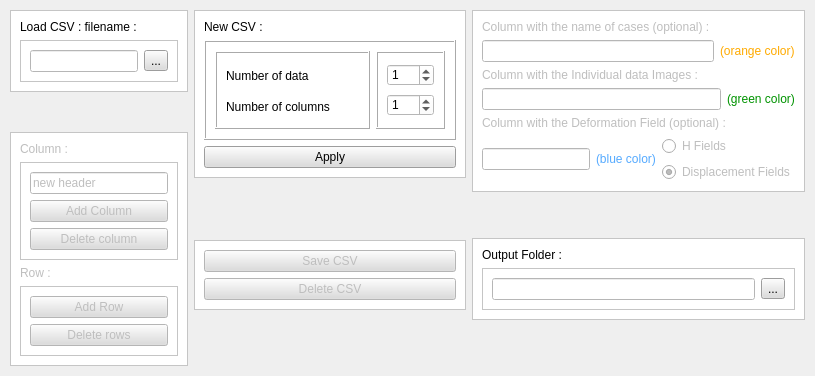
        <widget class="QWidget" name="Step1">
         <property name="enabled">
          <bool>true</bool>
         </property>
         <attribute name="title">
          <string>Data definition</string>
         </attribute>
         <layout class="QHBoxLayout" name="horizontalLayout_24">
          <property name="leftMargin">
           <number>0</number>
          </property>
          <property name="topMargin">
           <number>0</number>
          </property>
          <property name="rightMargin">
           <number>0</number>
          </property>
          <property name="bottomMargin">
           <number>0</number>
          </property>
          <item>
           <layout class="QHBoxLayout" name="horizontalLayout_12">
            <property name="leftMargin">
             <number>10</number>
            </property>
            <property name="topMargin">
             <number>10</number>
            </property>
            <property name="rightMargin">
             <number>10</number>
            </property>
            <property name="bottomMargin">
             <number>10</number>
            </property>
            <item>
             <layout class="QVBoxLayout" name="verticalLayout_7">
              <property name="spacing">
               <number>0</number>
              </property>
              <property name="leftMargin">
               <number>0</number>
              </property>
              <property name="topMargin">
               <number>0</number>
              </property>
              <property name="rightMargin">
               <number>0</number>
              </property>
              <property name="bottomMargin">
               <number>0</number>
              </property>
              <item>
               <layout class="QVBoxLayout" name="verticalLayout_14">
                <property name="spacing">
                 <number>0</number>
                </property>
                <property name="leftMargin">
                 <number>0</number>
                </property>
                <property name="topMargin">
                 <number>0</number>
                </property>
                <property name="rightMargin">
                 <number>0</number>
                </property>
                <property name="bottomMargin">
                 <number>0</number>
                </property>
                <item>
                 <widget class="QFrame" name="loadparamframe">
                  <property name="enabled">
                   <bool>true</bool>
                  </property>
                  <property name="styleSheet">
                   <string notr="true">background-color: rgb(255, 255, 255);</string>
                  </property>
                  <property name="frameShape">
                   <enum>QFrame::StyledPanel</enum>
                  </property>
                  <property name="frameShadow">
                   <enum>QFrame::Raised</enum>
                  </property>
                  <layout class="QVBoxLayout" name="verticalLayout_30">
                   <item>
                    <widget class="QLabel" name="csvfilenametitle">
                     <property name="text">
                      <string>Load CSV : filename :</string>
                     </property>
                    </widget>
                   </item>
                   <item>
                    <widget class="QFrame" name="csvframe">
                     <property name="frameShape">
                      <enum>QFrame::StyledPanel</enum>
                     </property>
                     <property name="frameShadow">
                      <enum>QFrame::Raised</enum>
                     </property>
                     <layout class="QHBoxLayout" name="horizontalLayout_13">
                      <item>
                       <widget class="QLineEdit" name="csvfilename"/>
                      </item>
                      <item>
                       <widget class="QToolButton" name="browsercsvfilename">
                        <property name="styleSheet">
                         <string notr="true">background-color: rgb(220, 220, 220);</string>
                        </property>
                        <property name="text">
                         <string>...</string>
                        </property>
                       </widget>
                      </item>
                     </layout>
                    </widget>
                   </item>
                  </layout>
                 </widget>
                </item>
               </layout>
              </item>
              <item>
               <spacer name="verticalSpacer">
                <property name="orientation">
                 <enum>Qt::Vertical</enum>
                </property>
                <property name="sizeHint" stdset="0">
                 <size>
                  <width>20</width>
                  <height>40</height>
                 </size>
                </property>
               </spacer>
              </item>
              <item>
               <widget class="QFrame" name="addCRframe">
                <property name="enabled">
                 <bool>false</bool>
                </property>
                <property name="styleSheet">
                 <string notr="true">background-color: rgb(255, 255, 255);</string>
                </property>
                <property name="frameShape">
                 <enum>QFrame::StyledPanel</enum>
                </property>
                <property name="frameShadow">
                 <enum>QFrame::Raised</enum>
                </property>
                <layout class="QVBoxLayout" name="verticalLayout_29">
                 <item>
                  <widget class="QLabel" name="Columntitle">
                   <property name="text">
                    <string>Column :</string>
                   </property>
                  </widget>
                 </item>
                 <item>
                  <widget class="QFrame" name="columnframe">
                   <property name="frameShape">
                    <enum>QFrame::StyledPanel</enum>
                   </property>
                   <property name="frameShadow">
                    <enum>QFrame::Raised</enum>
                   </property>
                   <layout class="QVBoxLayout" name="verticalLayout_23">
                    <item>
                     <widget class="QLineEdit" name="headername">
                      <property name="text">
                       <string>new header</string>
                      </property>
                     </widget>
                    </item>
                    <item>
                     <widget class="QPushButton" name="addcolumn">
                      <property name="styleSheet">
                       <string notr="true">background-color: rgb(220, 220, 220);</string>
                      </property>
                      <property name="text">
                       <string>Add Column</string>
                      </property>
                     </widget>
                    </item>
                    <item>
                     <widget class="QPushButton" name="deletecolumn">
                      <property name="styleSheet">
                       <string notr="true">background-color: rgb(220, 220, 220);</string>
                      </property>
                      <property name="text">
                       <string>Delete column</string>
                      </property>
                     </widget>
                    </item>
                   </layout>
                  </widget>
                 </item>
                 <item>
                  <widget class="QLabel" name="Rowtitle">
                   <property name="text">
                    <string>Row :</string>
                   </property>
                  </widget>
                 </item>
                 <item>
                  <widget class="QFrame" name="rowframe">
                   <property name="frameShape">
                    <enum>QFrame::StyledPanel</enum>
                   </property>
                   <property name="frameShadow">
                    <enum>QFrame::Raised</enum>
                   </property>
                   <layout class="QVBoxLayout" name="verticalLayout_28">
                    <item>
                     <widget class="QPushButton" name="addrow">
                      <property name="styleSheet">
                       <string notr="true">background-color: rgb(220, 220, 220);</string>
                      </property>
                      <property name="text">
                       <string>Add Row</string>
                      </property>
                     </widget>
                    </item>
                    <item>
                     <widget class="QPushButton" name="deleterow">
                      <property name="styleSheet">
                       <string notr="true">background-color: rgb(220, 220, 220);</string>
                      </property>
                      <property name="text">
                       <string>Delete rows</string>
                      </property>
                     </widget>
                    </item>
                   </layout>
                  </widget>
                 </item>
                </layout>
               </widget>
              </item>
             </layout>
            </item>
            <item>
             <layout class="QVBoxLayout" name="verticalLayout_16">
              <property name="topMargin">
               <number>0</number>
              </property>
              <property name="bottomMargin">
               <number>0</number>
              </property>
              <item>
               <widget class="QFrame" name="newparamframe">
                <property name="enabled">
                 <bool>true</bool>
                </property>
                <property name="styleSheet">
                 <string notr="true">background-color: rgb(255, 255, 255);</string>
                </property>
                <property name="frameShape">
                 <enum>QFrame::StyledPanel</enum>
                </property>
                <property name="frameShadow">
                 <enum>QFrame::Raised</enum>
                </property>
                <layout class="QVBoxLayout" name="verticalLayout_27">
                 <item>
                  <widget class="QLabel" name="newCsvTitle">
                   <property name="text">
                    <string>New CSV :</string>
                   </property>
                  </widget>
                 </item>
                 <item>
                  <widget class="QFrame" name="design">
                   <property name="frameShape">
                    <enum>QFrame::Box</enum>
                   </property>
                   <property name="frameShadow">
                    <enum>QFrame::Raised</enum>
                   </property>
                   <layout class="QHBoxLayout" name="horizontalLayout_20">
                    <item>
                     <widget class="QFrame" name="nameframe">
                      <property name="minimumSize">
                       <size>
                        <width>151</width>
                        <height>78</height>
                       </size>
                      </property>
                      <property name="styleSheet">
                       <string notr="true">border-color: rgb(4, 4, 4);</string>
                      </property>
                      <property name="frameShape">
                       <enum>QFrame::Box</enum>
                      </property>
                      <property name="frameShadow">
                       <enum>QFrame::Raised</enum>
                      </property>
                      <layout class="QVBoxLayout" name="verticalLayout_18">
                       <item>
                        <widget class="QLabel" name="numberdatatitle">
                         <property name="minimumSize">
                          <size>
                           <width>133</width>
                           <height>27</height>
                          </size>
                         </property>
                         <property name="styleSheet">
                          <string notr="true"/>
                         </property>
                         <property name="text">
                          <string>Number of data</string>
                         </property>
                        </widget>
                       </item>
                       <item>
                        <widget class="QLabel" name="numbercolumntitle">
                         <property name="styleSheet">
                          <string notr="true"/>
                         </property>
                         <property name="text">
                          <string>Number of columns</string>
                         </property>
                        </widget>
                       </item>
                      </layout>
                     </widget>
                    </item>
                    <item>
                     <widget class="QFrame" name="numberframe">
                      <property name="frameShape">
                       <enum>QFrame::Box</enum>
                      </property>
                      <property name="frameShadow">
                       <enum>QFrame::Raised</enum>
                      </property>
                      <layout class="QVBoxLayout" name="verticalLayout_19">
                       <item>
                        <widget class="QSpinBox" name="numberdata">
                         <property name="maximum">
                          <number>500</number>
                         </property>
                         <property name="value">
                          <number>1</number>
                         </property>
                        </widget>
                       </item>
                       <item>
                        <widget class="QSpinBox" name="numbercolumn">
                         <property name="value">
                          <number>1</number>
                         </property>
                        </widget>
                       </item>
                      </layout>
                     </widget>
                    </item>
                   </layout>
                  </widget>
                 </item>
                 <item>
                  <widget class="QPushButton" name="apply">
                   <property name="styleSheet">
                    <string notr="true">background-color: rgb(220, 220, 220);</string>
                   </property>
                   <property name="text">
                    <string>Apply</string>
                   </property>
                  </widget>
                 </item>
                </layout>
               </widget>
              </item>
              <item>
               <spacer name="verticalSpacer_2">
                <property name="orientation">
                 <enum>Qt::Vertical</enum>
                </property>
                <property name="sizeHint" stdset="0">
                 <size>
                  <width>20</width>
                  <height>40</height>
                 </size>
                </property>
               </spacer>
              </item>
              <item>
               <widget class="QFrame" name="saveframe">
                <property name="enabled">
                 <bool>false</bool>
                </property>
                <property name="styleSheet">
                 <string notr="true">background-color: rgb(255, 255, 255);</string>
                </property>
                <property name="frameShape">
                 <enum>QFrame::StyledPanel</enum>
                </property>
                <property name="frameShadow">
                 <enum>QFrame::Raised</enum>
                </property>
                <layout class="QVBoxLayout" name="verticalLayout_22">
                 <item>
                  <widget class="QPushButton" name="savecsv">
                   <property name="styleSheet">
                    <string notr="true">background-color: rgb(220, 220, 220);</string>
                   </property>
                   <property name="text">
                    <string>Save CSV</string>
                   </property>
                   <property name="autoDefault">
                    <bool>false</bool>
                   </property>
                   <property name="default">
                    <bool>false</bool>
                   </property>
                   <property name="flat">
                    <bool>false</bool>
                   </property>
                  </widget>
                 </item>
                 <item>
                  <widget class="QPushButton" name="deletecsv">
                   <property name="styleSheet">
                    <string notr="true">background-color: rgb(220, 220, 220);</string>
                   </property>
                   <property name="text">
                    <string>Delete CSV</string>
                   </property>
                  </widget>
                 </item>
                </layout>
               </widget>
              </item>
              <item>
               <spacer name="verticalSpacer_5">
                <property name="orientation">
                 <enum>Qt::Vertical</enum>
                </property>
                <property name="sizeHint" stdset="0">
                 <size>
                  <width>20</width>
                  <height>40</height>
                 </size>
                </property>
               </spacer>
              </item>
             </layout>
            </item>
            <item>
             <layout class="QVBoxLayout" name="verticalLayout_17">
              <property name="spacing">
               <number>0</number>
              </property>
              <property name="topMargin">
               <number>0</number>
              </property>
              <property name="bottomMargin">
               <number>0</number>
              </property>
              <item>
               <widget class="QFrame" name="ColumnFrame">
                <property name="enabled">
                 <bool>false</bool>
                </property>
                <property name="styleSheet">
                 <string notr="true">background-color: rgb(255, 255, 255);</string>
                </property>
                <property name="frameShape">
                 <enum>QFrame::StyledPanel</enum>
                </property>
                <property name="frameShadow">
                 <enum>QFrame::Raised</enum>
                </property>
                <layout class="QVBoxLayout" name="verticalLayout_26">
                 <item>
                  <layout class="QVBoxLayout" name="verticalLayout_25">
                   <item>
                    <widget class="QLabel" name="Nameofcasetitle">
                     <property name="styleSheet">
                      <string notr="true"/>
                     </property>
                     <property name="text">
                      <string>Column with the name of cases (optional) :</string>
                     </property>
                    </widget>
                   </item>
                   <item>
                    <layout class="QHBoxLayout" name="horizontalLayout_15">
                     <item>
                      <widget class="QLineEdit" name="ColumnNameCases"/>
                     </item>
                     <item>
                      <widget class="QLabel" name="orangelabel">
                       <property name="styleSheet">
                        <string notr="true">color: rgb(255, 170, 0);</string>
                       </property>
                       <property name="text">
                        <string>(orange color)</string>
                       </property>
                      </widget>
                     </item>
                    </layout>
                   </item>
                   <item>
                    <widget class="QLabel" name="individualDatatitle">
                     <property name="styleSheet">
                      <string notr="true"/>
                     </property>
                     <property name="text">
                      <string>Column with the Individual data Images : </string>
                     </property>
                    </widget>
                   </item>
                   <item>
                    <layout class="QHBoxLayout" name="horizontalLayout_16">
                     <item>
                      <widget class="QLineEdit" name="ColumnData"/>
                     </item>
                     <item>
                      <widget class="QLabel" name="greenlabel">
                       <property name="styleSheet">
                        <string notr="true">color: rgb(0, 147, 0);</string>
                       </property>
                       <property name="text">
                        <string>(green color)</string>
                       </property>
                      </widget>
                     </item>
                    </layout>
                   </item>
                   <item>
                    <widget class="QLabel" name="DeformationFieldtitle">
                     <property name="styleSheet">
                      <string notr="true"/>
                     </property>
                     <property name="text">
                      <string>Column with the Deformation Field (optional) :</string>
                     </property>
                    </widget>
                   </item>
                   <item>
                    <layout class="QVBoxLayout" name="verticalLayout">
                     <item>
                      <layout class="QHBoxLayout" name="horizontalLayout_18">
                       <property name="leftMargin">
                        <number>0</number>
                       </property>
                       <property name="topMargin">
                        <number>0</number>
                       </property>
                       <property name="rightMargin">
                        <number>0</number>
                       </property>
                       <property name="bottomMargin">
                        <number>0</number>
                       </property>
                       <item>
                        <layout class="QHBoxLayout" name="horizontalLayout_17">
                         <item>
                          <widget class="QLineEdit" name="ColumnDeformation"/>
                         </item>
                         <item>
                          <widget class="QLabel" name="bluelabel">
                           <property name="styleSheet">
                            <string notr="true">color: rgb(85, 170, 255);</string>
                           </property>
                           <property name="text">
                            <string>(blue color)</string>
                           </property>
                          </widget>
                         </item>
                        </layout>
                       </item>
                       <item>
                        <layout class="QVBoxLayout" name="verticalLayout_31">
                         <property name="leftMargin">
                          <number>0</number>
                         </property>
                         <property name="topMargin">
                          <number>0</number>
                         </property>
                         <property name="rightMargin">
                          <number>0</number>
                         </property>
                         <property name="bottomMargin">
                          <number>0</number>
                         </property>
                         <item>
                          <widget class="QRadioButton" name="RB_HField">
                           <property name="enabled">
                            <bool>false</bool>
                           </property>
                           <property name="text">
                            <string>H Fields</string>
                           </property>
                           <property name="checked">
                            <bool>false</bool>
                           </property>
                          </widget>
                         </item>
                         <item>
                          <widget class="QRadioButton" name="RB_DField">
                           <property name="text">
                            <string>Displacement Fields</string>
                           </property>
                           <property name="checked">
                            <bool>true</bool>
                           </property>
                          </widget>
                         </item>
                        </layout>
                       </item>
                      </layout>
                     </item>
                    </layout>
                   </item>
                  </layout>
                 </item>
                </layout>
               </widget>
              </item>
              <item>
               <spacer name="verticalSpacer_3">
                <property name="orientation">
                 <enum>Qt::Vertical</enum>
                </property>
                <property name="sizeHint" stdset="0">
                 <size>
                  <width>20</width>
                  <height>40</height>
                 </size>
                </property>
               </spacer>
              </item>
              <item>
               <widget class="QFrame" name="OutputFolderFrame">
                <property name="styleSheet">
                 <string notr="true">background-color: rgb(255, 255, 255);</string>
                </property>
                <property name="frameShape">
                 <enum>QFrame::StyledPanel</enum>
                </property>
                <property name="frameShadow">
                 <enum>QFrame::Raised</enum>
                </property>
                <layout class="QVBoxLayout" name="verticalLayout_24">
                 <item>
                  <widget class="QLabel" name="outputFoldertitle">
                   <property name="text">
                    <string>Output Folder :</string>
                   </property>
                  </widget>
                 </item>
                 <item>
                  <widget class="QFrame" name="outputframe">
                   <property name="styleSheet">
                    <string notr="true">background-color: rgb(255, 255, 255);</string>
                   </property>
                   <property name="frameShape">
                    <enum>QFrame::StyledPanel</enum>
                   </property>
                   <property name="frameShadow">
                    <enum>QFrame::Raised</enum>
                   </property>
                   <layout class="QHBoxLayout" name="horizontalLayout_14">
                    <item>
                     <widget class="QLineEdit" name="outputfolder"/>
                    </item>
                    <item>
                     <widget class="QToolButton" name="browserOutputFolder">
                      <property name="styleSheet">
                       <string notr="true">background-color: rgb(220, 220, 220);</string>
                      </property>
                      <property name="text">
                       <string>...</string>
                      </property>
                     </widget>
                    </item>
                   </layout>
                  </widget>
                 </item>
                </layout>
               </widget>
              </item>
              <item>
               <spacer name="verticalSpacer_4">
                <property name="orientation">
                 <enum>Qt::Vertical</enum>
                </property>
                <property name="sizeHint" stdset="0">
                 <size>
                  <width>20</width>
                  <height>40</height>
                 </size>
                </property>
               </spacer>
              </item>
             </layout>
            </item>
           </layout>
          </item>
         </layout>
        </widget>
